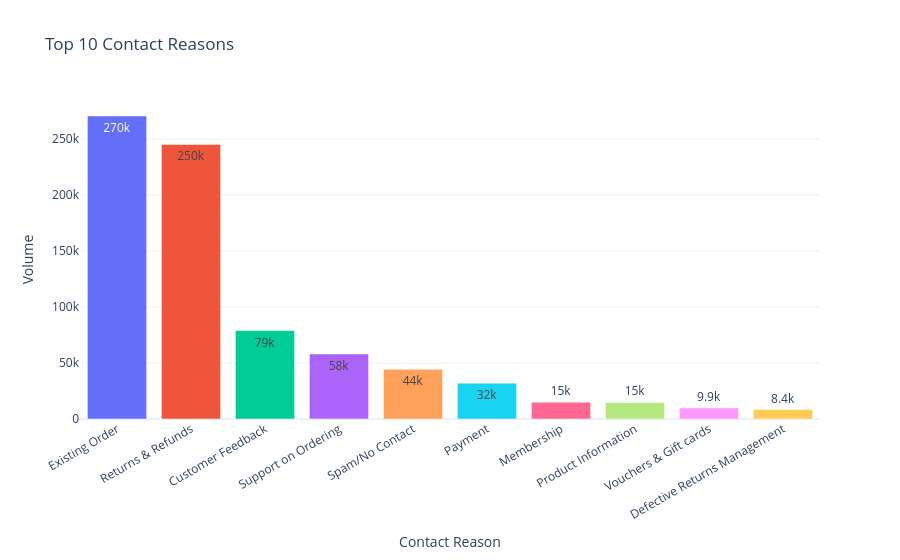

The code cell stored with this chart in its notebook:
### Markdown cell above
## SECTION 10.3 — Top Intents Overall

### Code cell
top_10_intents = overall_intents.head(10)

fig = px.bar(
    top_10_intents,
    x="contact_reason",
    y="volume",
    color="contact_reason",
    title="Top 10 Contact Reasons",
    text_auto=".2s",
)

fig.update_layout(
    xaxis_title="Contact Reason",
    yaxis_title="Volume",
    template="plotly_white",
    xaxis_tickangle=-30,
    showlegend=False,
)

fig.show()

### Figure 1 — Plotly figure (JSON) as saved in the notebook; plotly's stock layout.template omitted (floating-point values rounded to 4 significant figures)
{"data": [{"hovertemplate": "contact_reason=%{x}<br>volume=%{y}<extra></extra>", "legendgroup": "Existing Order", "marker": {"color": "#636efa", "pattern": {"shape": ""}}, "name": "Existing Order", "orientation": "v", "showlegend": true, "textposition": "auto", "texttemplate": "%{y:.2s}", "type": "bar", "x": ["Existing Order"], "xaxis": "x", "y": [270500.0], "yaxis": "y"}, {"hovertemplate": "contact_reason=%{x}<br>volume=%{y}<extra></extra>", "legendgroup": "Returns & Refunds", "marker": {"color": "#EF553B", "pattern": {"shape": ""}}, "name": "Returns & Refunds", "orientation": "v", "showlegend": true, "textposition": "auto", "texttemplate": "%{y:.2s}", "type": "bar", "x": ["Returns & Refunds"], "xaxis": "x", "y": [245100.0], "yaxis": "y"}, {"hovertemplate": "contact_reason=%{x}<br>volume=%{y}<extra></extra>", "legendgroup": "Customer Feedback", "marker": {"color": "#00cc96", "pattern": {"shape": ""}}, "name": "Customer Feedback", "orientation": "v", "showlegend": true, "textposition": "auto", "texttemplate": "%{y:.2s}", "type": "bar", "x": ["Customer Feedback"], "xaxis": "x", "y": [78930.0], "yaxis": "y"}, {"hovertemplate": "contact_reason=%{x}<br>volume=%{y}<extra></extra>", "legendgroup": "Support on Ordering", "marker": {"color": "#ab63fa", "pattern": {"shape": ""}}, "name": "Support on Ordering", "orientation": "v", "showlegend": true, "textposition": "auto", "texttemplate": "%{y:.2s}", "type": "bar", "x": ["Support on Ordering"], "xaxis": "x", "y": [58100.0], "yaxis": "y"}, {"hovertemplate": "contact_reason=%{x}<br>volume=%{y}<extra></extra>", "legendgroup": "Spam/No Contact", "marker": {"color": "#FFA15A", "pattern": {"shape": ""}}, "name": "Spam/No Contact", "orientation": "v", "showlegend": true, "textposition": "auto", "texttemplate": "%{y:.2s}", "type": "bar", "x": ["Spam/No Contact"], "xaxis": "x", "y": [44310.0], "yaxis": "y"}, {"hovertemplate": "contact_reason=%{x}<br>volume=%{y}<extra></extra>", "legendgroup": "Payment", "marker": {"color": "#19d3f3", "pattern": {"shape": ""}}, "name": "Payment", "orientation": "v", "showlegend": true, "textposition": "auto", "texttemplate": "%{y:.2s}", "type": "bar", "x": ["Payment"], "xaxis": "x", "y": [32020.0], "yaxis": "y"}, {"hovertemplate": "contact_reason=%{x}<br>volume=%{y}<extra></extra>", "legendgroup": "Membership", "marker": {"color": "#FF6692", "pattern": {"shape": ""}}, "name": "Membership", "orientation": "v", "showlegend": true, "textposition": "auto", "texttemplate": "%{y:.2s}", "type": "bar", "x": ["Membership"], "xaxis": "x", "y": [15000.0], "yaxis": "y"}, {"hovertemplate": "contact_reason=%{x}<br>volume=%{y}<extra></extra>", "legendgroup": "Product Information", "marker": {"color": "#B6E880", "pattern": {"shape": ""}}, "name": "Product Information", "orientation": "v", "showlegend": true, "textposition": "auto", "texttemplate": "%{y:.2s}", "type": "bar", "x": ["Product Information"], "xaxis": "x", "y": [14780.0], "yaxis": "y"}, {"hovertemplate": "contact_reason=%{x}<br>volume=%{y}<extra></extra>", "legendgroup": "Vouchers & Gift cards", "marker": {"color": "#FF97FF", "pattern": {"shape": ""}}, "name": "Vouchers & Gift cards", "orientation": "v", "showlegend": true, "textposition": "auto", "texttemplate": "%{y:.2s}", "type": "bar", "x": ["Vouchers & Gift cards"], "xaxis": "x", "y": [9899.0], "yaxis": "y"}, {"hovertemplate": "contact_reason=%{x}<br>volume=%{y}<extra></extra>", "legendgroup": "Defective Returns Management", "marker": {"color": "#FECB52", "pattern": {"shape": ""}}, "name": "Defective Returns Management", "orientation": "v", "showlegend": true, "textposition": "auto", "texttemplate": "%{y:.2s}", "type": "bar", "x": ["Defective Returns Management"], "xaxis": "x", "y": [8421.0], "yaxis": "y"}], "layout": {"barmode": "relative", "legend": {"title": {"text": "contact_reason"}, "tracegroupgap": 0}, "showlegend": false, "title": {"text": "Top 10 Contact Reasons"}, "xaxis": {"anchor": "y", "categoryarray": ["Existing Order", "Returns & Refunds", "Customer Feedback", "Support on Ordering", "Spam/No Contact", "Payment", "Membership", "Product Information", "Vouchers & Gift cards", "Defective Returns Management"], "categoryorder": "array", "domain": [0, 1], "tickangle": -30, "title": {"text": "Contact Reason"}}, "yaxis": {"anchor": "x", "domain": [0, 1], "title": {"text": "Volume"}}}}
